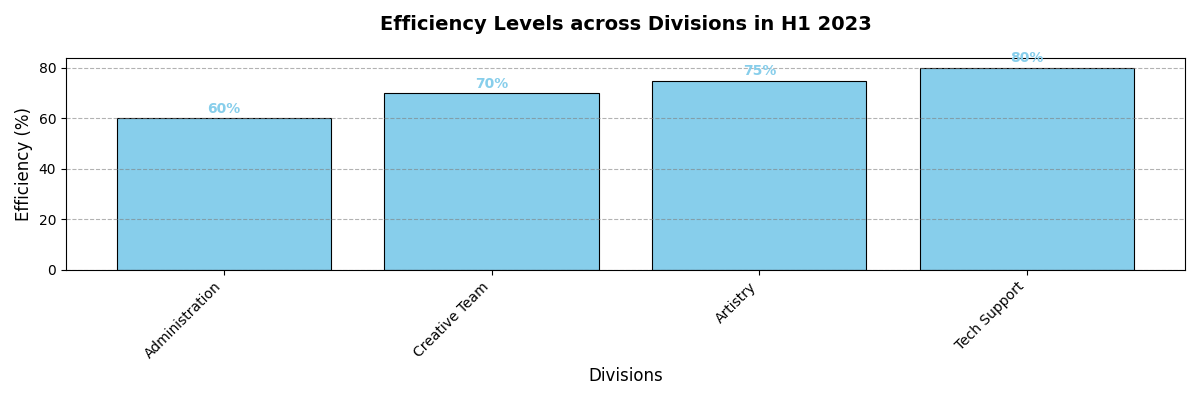

Python code for this plot:
import matplotlib.pyplot as plt
import numpy as np

# Data for the bar chart after sorting by work_hours in ascending order
departments = ['Administration', 'Creative Team', 'Artistry', 'Tech Support']
work_hours = [35, 40, 42, 45]
stress_levels = [40, 50, 55, 75]
productivity = np.array([60, 70, 75, 80])

# Plotting the sorted bar chart for work hours
fig, ax1 = plt.subplots(figsize=(12, 8))
bars = ax1.bar(departments, work_hours, color='coral', edgecolor='black', linewidth=0.8)

for bar in bars:
    yval = bar.get_height()
    ax1.text(bar.get_x() + bar.get_width()/2, yval + 1, f"{yval} hrs", ha='center', va='bottom', color='black', fontsize=10, fontweight='bold')

ax2 = ax1.twinx()
ax2.plot(departments, stress_levels, color='green', marker='o', linestyle='-', linewidth=2.5, label='Stress Experience (%)')

for i, level in enumerate(stress_levels):
    ax2.text(i, level + 2, f"{level}%", ha='center', va='bottom', color='green', fontsize=10)

ax1.set_title('Workload and Pressure in Various Office Divisions H1 2023', fontsize=14, fontweight='bold', pad=20)
ax1.set_ylabel('Weekly Mean Workload (hrs)', fontsize=12)
ax1.set_xlabel('Divisions', fontsize=12)
ax2.set_ylabel('Pressure Metrics (%)', fontsize=12, color='green')

ax1.set_xticks(np.arange(len(departments)))
ax1.set_xticklabels(departments, rotation=45, ha='right', fontsize=10)
ax1.yaxis.grid(True, linestyle='--', which='major', color='grey', alpha=0.6)

# Plotting the sorted bar chart for productivity
fig, ax3 = plt.subplots(figsize=(12, 4))
ax3.bar(departments, productivity, color='skyblue', edgecolor='black', linewidth=0.8)

for i, value in enumerate(productivity):
    ax3.text(i, value + 1, f"{value}%", ha='center', va='bottom', color='skyblue', fontsize=10, fontweight='bold')

ax3.set_title('Efficiency Levels across Divisions in H1 2023', fontsize=14, fontweight='bold', pad=20)
ax3.set_ylabel('Efficiency (%)', fontsize=12)
ax3.set_xlabel('Divisions', fontsize=12)

ax3.set_xticks(np.arange(len(departments)))
ax3.set_xticklabels(departments, rotation=45, ha='right', fontsize=10)
ax3.yaxis.grid(True, linestyle='--', which='major', color='grey', alpha=0.6)

plt.tight_layout()
plt.show()
